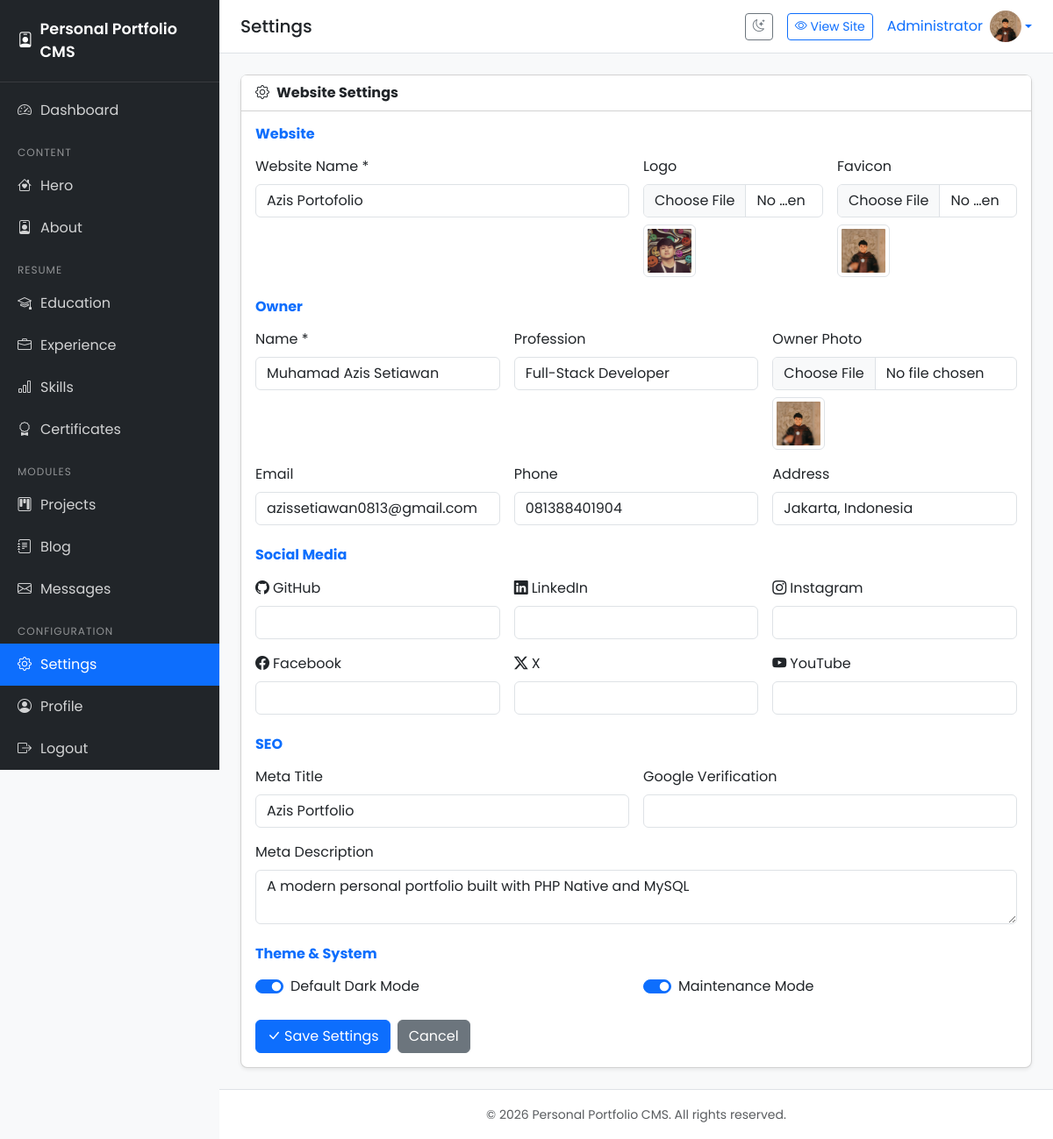
The app's page /admin/settings/index.php (signed in) with its own data.
### tables this page shows
CREATE TABLE `users` (
  `id` bigint(20) UNSIGNED NOT NULL,
  `name` varchar(100) NOT NULL,
  `email` varchar(150) NOT NULL,
  `password` varchar(255) NOT NULL,
  `photo` varchar(255) DEFAULT NULL,
  `created_at` timestamp NOT NULL DEFAULT current_timestamp(),
  `updated_at` timestamp NOT NULL DEFAULT current_timestamp() ON UPDATE current_timestamp()
);

CREATE TABLE `settings` (
  `id` bigint(20) UNSIGNED NOT NULL,
  `website_name` varchar(150) DEFAULT NULL,
  `logo` varchar(255) DEFAULT NULL,
  `favicon` varchar(255) DEFAULT NULL,
  `owner_name` varchar(150) DEFAULT NULL,
  `owner_profession` varchar(150) DEFAULT NULL,
  `owner_photo` varchar(255) DEFAULT NULL,
  `email` varchar(150) DEFAULT NULL,
  `phone` varchar(50) DEFAULT NULL,
  `address` varchar(255) DEFAULT NULL,
  `github` varchar(255) DEFAULT NULL,
  `linkedin` varchar(255) DEFAULT NULL,
  `instagram` varchar(255) DEFAULT NULL,
  `facebook` varchar(255) DEFAULT NULL,
  `x` varchar(255) DEFAULT NULL,
  `youtube` varchar(255) DEFAULT NULL,
  `meta_title` varchar(200) DEFAULT NULL,
  `meta_description` varchar(500) DEFAULT NULL,
  `google_verification` varchar(255) DEFAULT NULL,
  `default_dark_mode` tinyint(1) DEFAULT 0,
  `maintenance_mode` tinyint(1) DEFAULT 0,
  `created_at` timestamp NOT NULL DEFAULT current_timestamp(),
  `updated_at` timestamp NOT NULL DEFAULT current_timestamp() ON UPDATE current_timestamp()
);

### admin/settings/index.php (the view, shortened to what the rows shown need)
<?php
$settings = getSettings();
require_once __DIR__ . '/../../includes/header.php';
?>
<div class="row">
    <div class="col-12">
        <div class="card">
            <div class="card-body">
                <form method="post" action="" enctype="multipart/form-data">
                    <div class="row g-3 mb-4">
                        <div class="col-md-6">
                            <label class="form-label">Website Name *</label>
                            <input type="text" name="website_name" class="form-control"
                                value="<?= e($settings['website_name'] ?? '') ?>" required>
                        </div>
                        <div class="col-md-3">
                            <label class="form-label">Logo</label>
                            <input type="file" name="logo" class="form-control" accept="image/*">
                            <?php if (!empty($settings['logo'])): ?>
                            <img src="<?= url('uploads/settings/' . $settings['logo']) ?>" class="img-thumbnail mt-2"
                                style="max-height:60px;">
                            <?php endif; ?>
                        </div>
                        <div class="col-md-3">
                            <label class="form-label">Favicon</label>
                            <input type="file" name="favicon" class="form-control" accept="image/*">
                            <?php if (!empty($settings['favicon'])): ?>
                            <img src="<?= url('uploads/settings/' . $settings['favicon']) ?>" class="img-thumbnail mt-2"
                                style="max-height:60px;">
                            <?php endif; ?>
                        </div>
                    </div>
                    <div class="row g-3 mb-4">
                        <div class="col-md-4">
                            <label class="form-label">Name *</label>
                            <input type="text" name="owner_name" class="form-control"
                                value="<?= e($settings['owner_name'] ?? '') ?>" required>
                        </div>
                        <div class="col-md-4">
                            <label class="form-label">Profession</label>
                            <input type="text" name="owner_profession" class="form-control"
                                value="<?= e($settings['owner_profession'] ?? '') ?>">
                        </div>
                        <div class="col-md-4">
                            <label class="form-label">Owner Photo</label>
                            <input type="file" name="owner_photo" class="form-control" accept="image/*">
                            <?php if (!empty($settings['owner_photo'])): ?>
                            <img src="<?= url('uploads/profile/' . $settings['owner_photo']) ?>"
                                class="img-thumbnail mt-2" style="max-height:60px;">
                            <?php endif; ?>
                        </div>
                        <div class="col-md-4">
                            <label class="form-label">Email</label>
                            <input type="email" name="email" class="form-control"
                                value="<?= e($settings['email'] ?? '') ?>">
                        </div>
                        <div class="col-md-4">
                            <label class="form-label">Phone</label>
                            <input type="text" name="phone" class="form-control"
                                value="<?= e($settings['phone'] ?? '') ?>">
                        </div>
                        <div class="col-md-4">
                            <label class="form-label">Address</label>
                            <input type="text" name="address" class="form-control"
                                value="<?= e($settings['address'] ?? '') ?>">
                        </div>
                    </div>
                    <div class="row g-3 mb-4">
                        <div class="col-md-6">
                            <label class="form-label">Meta Title</label>
                            <input type="text" name="meta_title" class="form-control"
                                value="<?= e($settings['meta_title'] ?? '') ?>">
                        </div>
                        <div class="col-12">
                            <label class="form-label">Meta Description</label>
                            <textarea name="meta_description" class="form-control"
                                rows="2"><?= e($settings['meta_description'] ?? '') ?></textarea>
                        </div>
                    </div>
                    <div class="row g-3 mb-4">
                        <div class="col-md-6">
                            <div class="form-check form-switch">
                                <input class="form-check-input" type="checkbox" name="default_dark_mode" value="1"
                                    id="darkMode" <?= !empty($settings['default_dark_mode']) ? 'checked' : '' ?>>
                                <label class="form-check-label" for="darkMode">Default Dark Mode</label>
                            </div>
                        </div>
                        <div class="col-md-6">
                            <div class="form-check form-switch">
                                <input class="form-check-input" type="checkbox" name="maintenance_mode" value="1"
                                    id="maintenance" <?= !empty($settings['maintenance_mode']) ? 'checked' : '' ?>>
                                <label class="form-check-label" for="maintenance">Maintenance Mode</label>
                            </div>
                        </div>
                    </div>
                </form>
            </div>
        </div>
    </div>
</div>
<?php require_once __DIR__ . '/../../includes/footer.php'; ?>

### includes/header.php (shortened to what the rows shown need)
<?php
$currentUser = currentUser();
?>
<!DOCTYPE html>
<html lang="en" data-bs-theme="light">
<head>
    <link href="https://cdn.jsdelivr.net/npm/bootstrap@5.3.3/dist/css/bootstrap.min.css" rel="stylesheet">
    <link href="https://cdn.jsdelivr.net/npm/bootstrap-icons@1.11.3/font/bootstrap-icons.min.css" rel="stylesheet">
</head>
<body>
    <div class="main-content">
        <div class="topbar">
            <div class="d-flex align-items-center gap-3">
                <div class="dropdown">
                    <a href="#" class="d-flex align-items-center text-decoration-none dropdown-toggle"
                        data-bs-toggle="dropdown">
                        <span class="me-2"><?= e($currentUser['name'] ?? 'Admin') ?></span>
                        <img src="<?= $currentUser['photo'] ? url('uploads/profile/' . $currentUser['photo']) : 'https://ui-avatars.com/api/?name=' . urlencode($currentUser['name'] ?? 'A') . '&background=0d6efd&color=fff' ?>"
                            alt="Profile" class="rounded-circle" style="width:36px;height:36px;object-fit:cover;">
                    </a>
                </div>
            </div>
        </div>
        <div class="content">

### records on screen
users: name "Administrator", photo (picture)
settings: website_name "Azis Portofolio", logo (picture), favicon (picture), owner_name "Muhamad Azis Setiawan", owner_profession "Full-Stack Developer", owner_photo (picture), email "azissetiawan0813@gmail.com", phone "081388401904", address "Jakarta, Indonesia", meta_title "Azis Portfolio", meta_description "A modern personal portfolio built with PHP Native and MySQL", default_dark_mode "☑", maintenance_mode "☑"

### other values on screen
APP_NAME "Personal Portfolio CMS"
$pageTitle "Settings"
